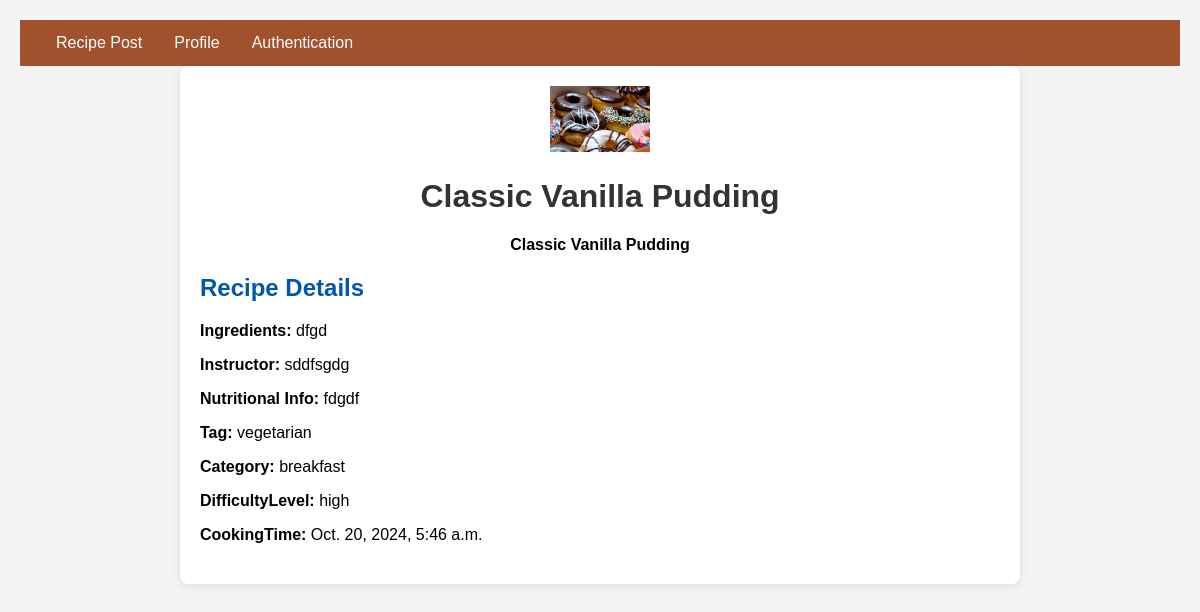
/postview/4, run on an earlier commit of the app's database.
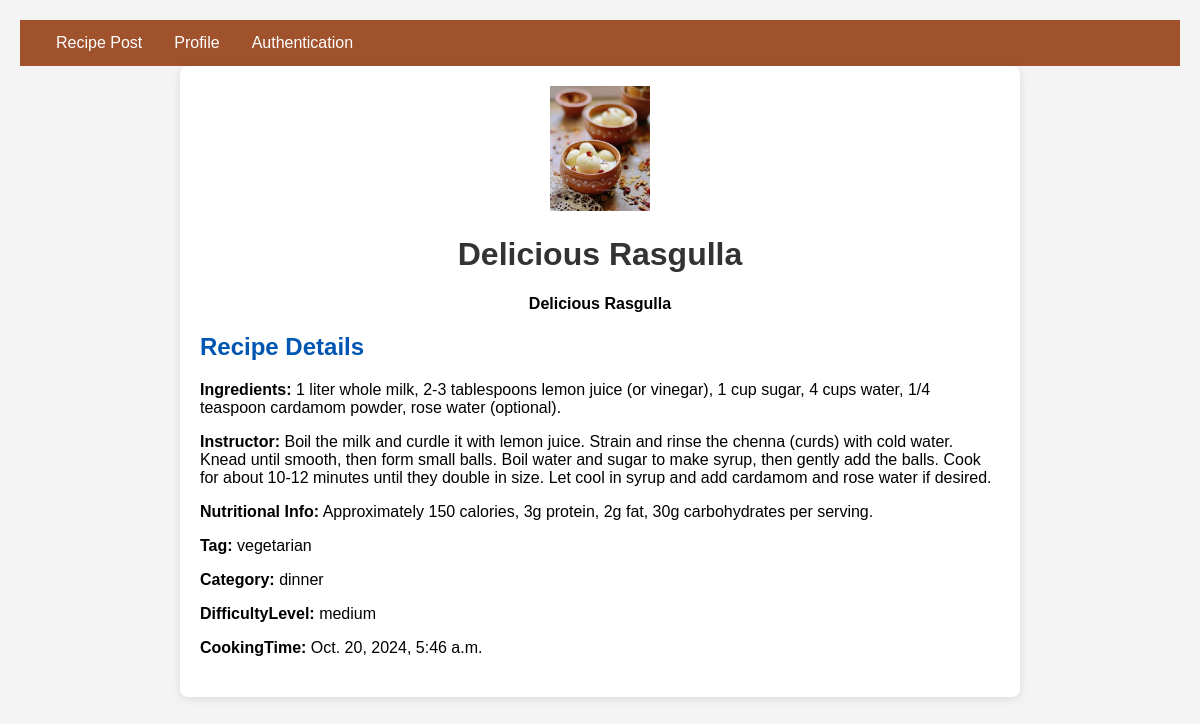
And on a later commit of the database.
### myapp/models.py (models this page shows, shortened)
class RecipePostModel(models.Model):
    Tag=[
        ('vegetarian','Vegetarian'),
        ('non-vegetarian','Non-Vegetarian'),
    ]
    Level=[
        ('high','high'),
        ('medium','Medium'),
        ('low','Low'),
    ]
    CATEGORY=[
        ('breakfast','breakfast'),
        ('lunch','Lunch'),
        ('dinner','Dinner'),
    ]
    user=models.ForeignKey(Custom_user,on_delete=models.CASCADE,null=True)
    RecipeTitle=models.CharField(max_length=500,null=True)
    Nutritional_Info=models.CharField(max_length=500,null=True)
    Ingredients=models.CharField(max_length=1000,null=True)
    Instructor=models.CharField(max_length=1000,null=True)
    Category=models.CharField(choices=CATEGORY, max_length=100,null=True)
    Tag=models.CharField(choices=Tag, max_length=100,null=True)
    DifficultyLevel=models.CharField(choices=Level, max_length=100,null=True)
    Image=models.ImageField(upload_to='Media/Blog_Pic',null=True)
    PreparetionTime = models.DateTimeField(default=timezone.now,null=True)
    CookingTime = models.DateTimeField(default=timezone.now,null=True)
    TotalTime = models.DateTimeField(default=timezone.now,null=True)

### myproject/views.py (the view)
# urls.py: path('postview/<int:id>', postview, name='postview'),
def postview(req,id):
    current_user=req.user
    Job=RecipePostModel.objects.filter(id=id)
    text={
        'Job':Job,
    }
    return render(req,'view.html',text)

### template/view.html (shortened to what this page needs)
{% extends 'base.html' %}
{% block body %}
<!DOCTYPE html>
<html lang="en">
<head>
</head>
<body>
    <div class="container">
        {% for i in Job %}
        <header class="profile-header">
            <img src="/{{ i.Image }}" alt="Company Logo" class="company-logo">
            <h1>{{ i.RecipeTitle }}</h1>
            <p class="company-name">{{ i.RecipeTitle }}</p>
        </header>
        <section class="job-details">
            <h2>Recipe Details</h2>
            <p><strong>Ingredients:</strong> {{ i.Ingredients }}</p>
            <p><strong>Instructor:</strong> {{ i.Instructor }}</p>
            <p><strong>Nutritional Info:</strong> {{ i.Nutritional_Info }}</p>
            <p><strong>Tag:</strong> {{ i.Tag }}</p>
            <p><strong>Category:</strong> {{ i.Category }}</p>
            <p><strong>DifficultyLevel:</strong> {{ i.DifficultyLevel }}</p>
            <p><strong>CookingTime:</strong> {{ i.CookingTime }}</p>
        </section>
        {% endfor %}
    </div>
</body>
</html>
{% endblock body %}

### template/base.html (shortened to what this page needs)
<!DOCTYPE html>
<html>
<head>
</head>
<body>
<ul>
  <li><a href="{% url 'RecipePost' %}">Recipe Post</a></li>
  <li><a href="{% url 'Profile' %}">Profile</a></li>
  <li class="dropdown">
    <a href="javascript:void(0)" class="dropbtn">Authentication</a>
  </li>
</ul>
{% block body %}
{% endblock body %}
</body>
</html>

### template/base.html (style rules this page uses)
body { background-color:white; }
ul { list-style-type: none; margin: 0; padding: 0; overflow: hidden; background-color: #A0522D; }
li { float: left; }
li a, .dropbtn { display: inline-block; color: white; text-align: center; padding: 14px 16px; text-decoration: none; }
li.dropdown { display: inline-block; }

### template/view.html (style rules this page uses)
body { font-family: Arial, sans-serif; background-color: #f4f4f4; margin: 0; padding: 20px; }
.container { background: #ffffff; border-radius: 8px; box-shadow: 0 2px 10px rgba(0, 0, 0, 0.1); padding: 20px; max-width: 800px; margin: auto; }
.profile-header { text-align: center; }
.company-logo { width: 100px; }
h1 { color: #333; }
.company-name { font-weight: bold; }
section { margin: 20px 0; }
h2 { color: #0056b3; }
ul { list-style-type: square; padding-left: 20px; }
li { list-style: none; }

What changed in the data, as far as the page shows it:
changed RecipePostModel "vegetarian": Image: a different picture; RecipeTitle "Classic Vanilla Pudding" → "Delicious Rasgulla"; Ingredients "dfgd" → "1 liter whole milk, 2-3 tablespoons lemon juice (or vinegar), 1 cup sugar, 4 cups water, 1/4 teaspoon cardamom powder, rose water (optional)."; Instructor "sddfsgdg" → "Boil the milk and curdle it with lemon juice. Strain and rinse the chenna (curds) with cold water. Knead until smooth, then form small balls. Boil water and sugar to make syrup, then gently add the balls. Cook for about 10-12 minutes until they double in size. Let cool in syrup and add cardamom and rose water if desired."; Nutritional_Info "fdgdf" → "Approximately 150 calories, 3g protein, 2g fat, 30g carbohydrates per serving."; Category "breakfast" → "dinner"; DifficultyLevel "high" → "medium"
